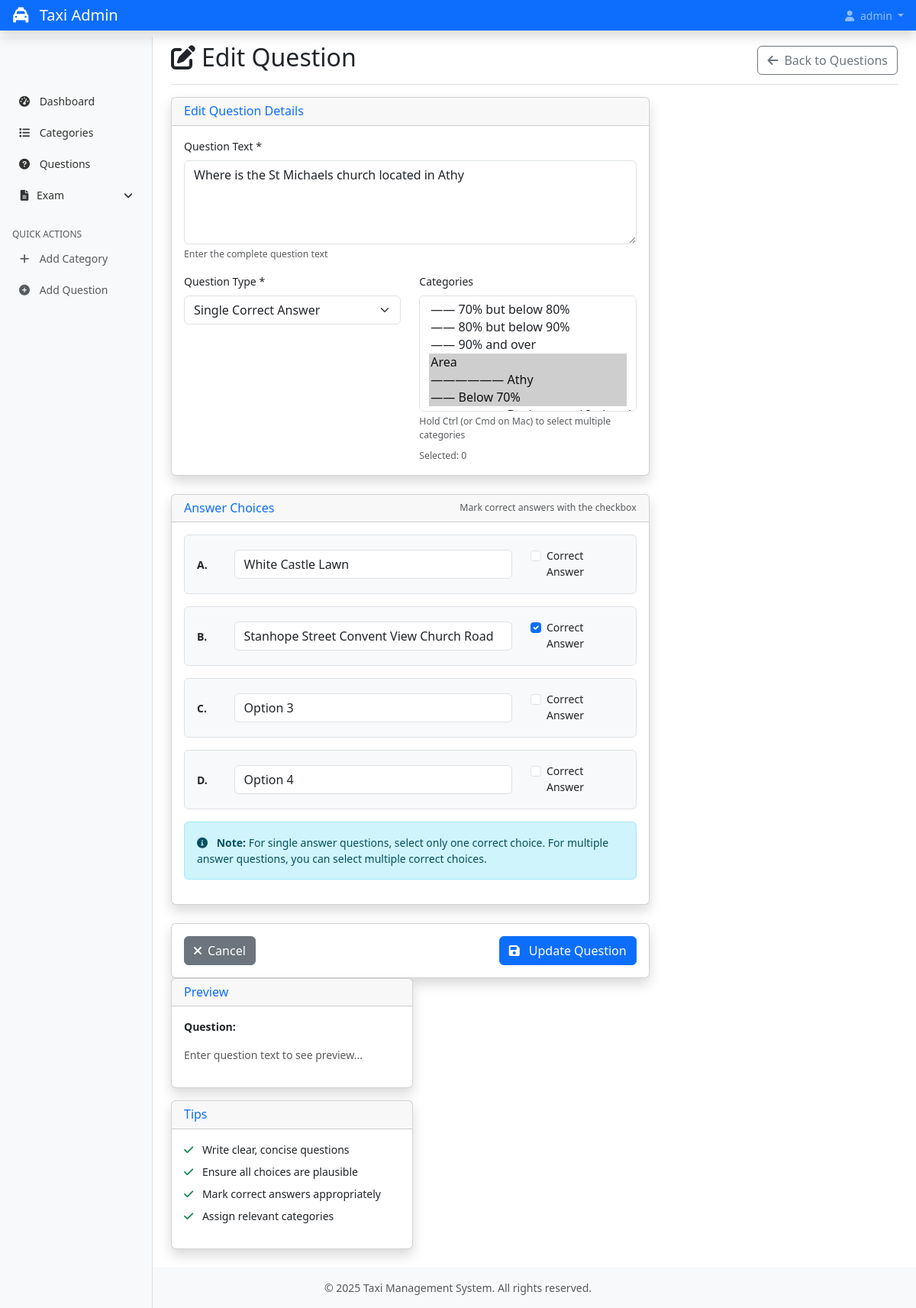
/questions/736/edit/ (signed in), run on the app's committed database.
### taxi/models.py (models this page shows, shortened)
class Question(models.Model):
    SINGLE = 'single'
    MULTIPLE = 'multiple'
    QUESTION_TYPES = [
        (SINGLE, 'Single Correct Answer'),
        (MULTIPLE, 'Multiple Correct Answers'),
    ]
    question_text = models.TextField()
    question_type = models.CharField(max_length=10, choices=QUESTION_TYPES, default=SINGLE)
    categories = models.ManyToManyField(Category, related_name='questions')
    created_at = models.DateTimeField(auto_now_add=True)
    updated_at = models.DateTimeField(auto_now=True)
    class Meta:
        ordering = ['-created_at']

class Choice(models.Model):
    question = models.ForeignKey(Question, on_delete=models.CASCADE, related_name='choices')
    option_label = models.CharField(max_length=1)  # A, B, C, D
    choice_text = models.CharField(max_length=255)
    is_correct = models.BooleanField(default=False)
    class Meta:
        unique_together = ('question', 'option_label')  # A, B, C, D unique per question

### taxi/views.py (the view)
# urls.py: path('questions/<int:question_id>/edit/', views.question_edit, name='question_edit'),
@login_required
def question_edit(request, question_id):
    question = get_object_or_404(Question, id=question_id)
    if request.method == 'POST':
        return save_question(request, question)
    choices = question.choices.order_by('option_label')
    selected_category_ids = list(question.categories.values_list('id', flat=True))
    print(f"Selected category IDs: {selected_category_ids}")
    context = {
        'question': question,
        'choices': choices,
        'all_categories': Category.objects.all().order_by('name'),
        'selected_category_ids': selected_category_ids,
    }
    return render(request, 'admin/question_form.html', context)

### taxi/models.py (called while the page is built)
    def get_level(self):
        level = 0
        parent = self.parent
        while parent:
            level += 1
            parent = parent.parent
        return level

### taxi/templatetags/taxi_extras.py (called while the page is built)
@register.filter
def category_indent(level):
    try:
        return "—" * int(level) * 2
    except (ValueError, TypeError):
        return ''

### templates/admin/question_form.html (shortened to what this page needs)
{% extends 'admin/base.html' %}
{% load static %}
{% load taxi_extras %}
{% block content %}
<div class="d-flex justify-content-between flex-wrap flex-md-nowrap align-items-center pt-3 pb-2 mb-3 border-bottom">
    <h1 class="h2">
        {% if question %}
            <i class="fas fa-edit me-2"></i>Edit Question
        {% else %}
            <i class="fas fa-plus me-2"></i>Add New Question
        {% endif %}
    </h1>
    <div class="btn-toolbar mb-2 mb-md-0">
        <a href="{% url 'question_list' %}" class="btn btn-outline-secondary">
            <i class="fas fa-arrow-left me-2"></i>Back to Questions
        </a>
    </div>
</div>
<div class="row">
    <div class="col-lg-8">
        <form method="post" id="questionForm">
        <div class="card shadow">
            <div class="card-header">
                <h6 class="m-0 font-weight-bold text-primary">
                    {% if question %}Edit Question Details{% else %}Question Details{% endif %}
                </h6>
            </div>
            <div class="card-body">
                    <div class="mb-3">
                        <label for="questionText" class="form-label">Question Text *</label>
                        <textarea class="form-control" id="questionText" name="question_text" rows="4" required>{% if question %}{{ question.question_text }}{% endif %}</textarea>
                        <div class="form-text">Enter the complete question text</div>
                    </div>
                    <div class="row">
                        <div class="col-md-6">
                            <label for="questionType" class="form-label">Question Type *</label>
                            <select class="form-select" id="questionType" name="question_type" required>
                                <option value="single" {% if question.question_type == 'single' %}selected{% endif %}>Single Correct Answer</option>
                            </select>
                        </div>
                        <div class="col-md-6">
                            <label for="categories" class="form-label">Categories</label>
                            <select class="form-select" id="categories" name="categories" multiple="multiple" size="6" style="height: auto; min-height: 150px;">
                                {% for category in all_categories %}
                                    <option value="{{ category.id }}"
                                        {% if question and category.id in selected_category_ids %}selected{% endif %}>
                                        {{ category.get_level|category_indent }} {{ category.name }}
                                    </option>
                                {% endfor %}
                            </select>
                            <div class="form-text">Hold Ctrl (or Cmd on Mac) to select multiple categories</div>
                            <div class="mt-2 small text-muted" id="selectedCategoriesDisplay">
                                Selected: <span id="selectedCategoriesCount">0</span>
                                <br><small id="selectedCategoryIds"></small>
                            </div>
                        </div>
                    </div>
            </div>
        </div>
        <div class="card shadow mt-4">
            <div class="card-header d-flex justify-content-between align-items-center">
                <h6 class="m-0 font-weight-bold text-primary">Answer Choices</h6>
                <small class="text-muted">Mark correct answers with the checkbox</small>
            </div>
            <div class="card-body">
                <div id="choicesContainer">
                    {% for choice in choices %}
                        <div class="choice-item mb-3 p-3 border rounded" data-choice-id="{{ choice.id }}">
                            <div class="row align-items-center">
                                <div class="col-md-1">
                                    <strong>{{ choice.option_label }}.</strong>
                                </div>
                                <div class="col-md-8">
                                    <input type="text" class="form-control choice-text"
                                           name="choice_text_{{ choice.option_label }}"
                                           value="{{ choice.choice_text }}"
                                           placeholder="Enter choice text" required>
                                </div>
                                <div class="col-md-3">
                                    <div class="form-check">
                                        <input class="form-check-input correct-choice" type="checkbox"
                                               name="correct_{{ choice.option_label }}"
                                               {% if choice.is_correct %}checked{% endif %}>
                                        <label class="form-check-label">Correct Answer</label>
                                    </div>
                                </div>
                            </div>
                        </div>
                    {% endfor %}
                </div>
                <div class="alert alert-info mt-3">
                    <i class="fas fa-info-circle me-2"></i>
                    <strong>Note:</strong> For single answer questions, select only one correct choice. For multiple answer questions, you can select multiple correct choices.
                </div>
            </div>
        </div>
        <div class="card shadow mt-4">
            <div class="card-body">
                <div class="d-flex justify-content-between">
                    <a href="{% url 'question_list' %}" class="btn btn-secondary">
                        <i class="fas fa-times me-2"></i>Cancel
                    </a>
                    <button type="submit" class="btn btn-primary">
                        <i class="fas fa-save me-2"></i>
                        {% if question %}Update Question{% else %}Save Question{% endif %}
                    </button>
                </div>
            </div>
        </div>
                </form>
        </div>
    </div>
    <div class="col-lg-4">
        <div class="card shadow">
            <div class="card-header">
                <h6 class="m-0 font-weight-bold text-primary">Preview</h6>
            </div>
            <div class="card-body">
                <div id="questionPreview">
                    <p class="mb-3"><strong>Question:</strong></p>
                    <p id="previewText" class="text-muted">Enter question text to see preview...</p>
                </div>
            </div>
        </div>
        <div class="card shadow mt-3">
            <div class="card-header">
                <h6 class="m-0 font-weight-bold text-primary">Tips</h6>
            </div>
            <div class="card-body">
                <ul class="list-unstyled">
                    <li class="mb-2">
                        <i class="fas fa-check text-success me-2"></i>
                        Write clear, concise questions
                    </li>
                    <li class="mb-2">
                        <i class="fas fa-check text-success me-2"></i>
                        Ensure all choices are plausible
                    </li>
                    <li class="mb-2">
                        <i class="fas fa-check text-success me-2"></i>
                        Mark correct answers appropriately
                    </li>
                    <li class="mb-2">
                        <i class="fas fa-check text-success me-2"></i>
                        Assign relevant categories
                    </li>
                </ul>
            </div>
        </div>
    </div>
</div>
{% endblock %}

### templates/admin/header.html (shortened to what this page needs)
{% load static %}
<header class="navbar navbar-dark sticky-top bg-primary flex-md-nowrap p-0 shadow">
    <a class="navbar-brand col-md-3 col-lg-2 me-0 px-3" href="{% url 'dashboard' %}">
        <i class="fas fa-taxi me-2"></i>
        Taxi Admin
    </a>
    <div class="navbar-nav">
        <div class="nav-item text-nowrap">
            {% if user.is_authenticated %}
                <div class="dropdown">
                    <a class="nav-link px-3 dropdown-toggle" href="#" role="button" data-bs-toggle="dropdown" aria-expanded="false">
                        <i class="fas fa-user me-1"></i>
                        {{ user.username }}
                    </a>
                </div>
            {% endif %}
        </div>
    </div>
</header>

### static/css/admin.css (style rules this page uses)
body { font-size: 0.875rem; }

### templates/admin/question_form.html (style rules this page uses)
.choice-item { background-color: #f8f9fa; transition: background-color 0.2s; }
#questionPreview { max-height: 400px; overflow-y: auto; }

### data on the page
Question: question_text "Where is the St Michaels church located in Athy", question_type "Single Correct Answer"
Choice: option_label "A", choice_text "White Castle Lawn"
Choice: option_label "B", choice_text "Stanhope Street Convent View Church Road", is_correct "☑"
Choice: option_label "C", choice_text "Option 3"
Choice: option_label "D", choice_text "Option 4"

### other printed values
{{ user.username }} "admin"
form field categories "—— 70% but below 80% / —— 80% but below 90% / —— 90% and over / Area ☑ / —————— Athy ☑ / —— Below 70% ☑"
